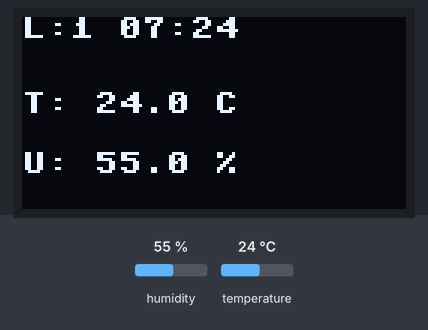
The program below on a simulated Raspberry Pi Pico running MicroPython. Parts: 128×64 one-colour display. The inputs (shaded band) are chosen by the test bench; at power-on: humidity 55 %, temperature 24 °C. WiFi joins after 1.5 s; the clock reads 2024-03-15 10:24:30 at power-on unless the program sets it; no MQTT or app messages arrive unless stated; what the program prints to the serial console is not drawn.

Above: at 4.5 s.

Measured:
- what the display in image 0 shows lasts 30.0 s, from 4.5 s to 34.5 s

The program:

Pico_W_Mato_Temperatura_Nuvem_local_ambos_3.py
```python
import network
import time
import machine
from umqtt.simple import MQTTClient
import ntptime
import binascii
from machine import Pin, I2C
import ssd1306
import dht

# ==================== Configuração de Periféricos ====================
try:
    i2c = I2C(0, scl=Pin(1), sda=Pin(0))
    oled = ssd1306.SSD1306_I2C(128, 64, i2c)
except Exception as e:
    print(f"Erro OLED: {e}")
    oled = None

sensor = dht.DHT22(Pin(2))
botao = Pin(3, Pin.IN, Pin.PULL_DOWN)

# ==================== Configurações Wi-Fi e MQTT ====================
SSID = "Eliete_2G"
PASSWORD = "senha01957"
MQTT_SERVER_NUVEM = "163.176.182.91"
MQTT_SERVER_LOCAL = "192.168.15.14"
TOPIC_PUB_NUVEM = b"Urbano_Temperatura"
TOPIC_PUB_LOCAL = b"Urbano_Temperatura_Local"
FUSO_HORARIO_SEGUNDOS = -3 * 3600

# ==================== Funções Auxiliares ====================
def show_oled_msg(text1, text2=""):
    if oled:
        oled.fill(0)
        oled.text(text1, 0, 0)
        oled.text(text2, 0, 20)
        oled.show()

def conecta_wifi():
    wlan = network.WLAN(network.STA_IF)
    wlan.active(True)
    mac_hex = binascii.hexlify(wlan.config('mac')).decode()
    hostname = "Pico W_" + mac_hex[-6:]
    wlan.config(hostname=hostname)

    wlan.connect(SSID, PASSWORD)
    show_oled_msg("Conectando Wi-Fi", hostname)

    for _ in range(30):
        if wlan.isconnected(): break
        time.sleep(1)

    if wlan.isconnected():
        try:
            ntptime.host = "a.ntp.br"
            ntptime.settime()
        except: pass
        return wlan, hostname
    return None, hostname

def conecta_mqtt(client_id, server, display_name):
    try:
        client = MQTTClient(client_id, server, user="icts", password="icts", keepalive=60)
        client.connect()
        print(f"MQTT {display_name} OK")
        return client
    except:
        return None

def obter_horario_utc3():
    t = time.localtime(time.time() + FUSO_HORARIO_SEGUNDOS)
    return "{:04}-{:02}-{:02} {:02}:{:02}:{:02}".format(*t[:6])

def atualizar_display_dados(leitura_num, temp, hum, horario):
    if oled:
        oled.fill(0)
        oled.text(f"L:{leitura_num} {horario[11:16]}", 0, 0)
        oled.text(f"T: {temp:.1f} C", 0, 25)
        oled.text(f"U: {hum:.1f} %", 0, 45)
        oled.show()

# ==================== Programa Principal ====================
leitura_numero = 0
wlan, hostname_placa = conecta_wifi()
client_nuvem = conecta_mqtt(hostname_placa, MQTT_SERVER_NUVEM, "Nuvem")
client_local = conecta_mqtt(hostname_placa, MQTT_SERVER_LOCAL, "Local")

while True:
    leitura_numero += 1

    try:
        # 1. Realiza a Medição
        time.sleep(2)
        sensor.measure()
        temp = sensor.temperature()
        hum = sensor.humidity()
        horario = obter_horario_utc3()

        # 2. Publicação MQTT
        msg = f"ID:{hostname_placa},L:{leitura_numero},H:{horario},T:{temp:.1f},U:{hum:.1f}"

        for client, server, topic in [(client_nuvem, MQTT_SERVER_NUVEM, TOPIC_PUB_NUVEM),
                                      (client_local, MQTT_SERVER_LOCAL, TOPIC_PUB_LOCAL)]:
            if client:
                try: client.publish(topic, msg.encode())
                except: pass

        print(f"L#{leitura_numero} enviada em {horario[11:19]}")

        # 3. Ciclo de Espera de 10 minutos (600 segundos)
        # O display mostra por 30s, apaga por 10s e repete.
        segundos_passados = 0
        while segundos_passados < 600:

            # Parte A: Mostrar dados por 30 segundos
            atualizar_display_dados(leitura_numero, temp, hum, horario)
            for _ in range(30):
                if segundos_passados >= 600: break
                time.sleep(1)
                segundos_passados += 1

            # Parte B: Limpar display por 10 segundos
            if oled:
                oled.fill(0)
                oled.show()
            for _ in range(10):
                if segundos_passados >= 600: break
                time.sleep(1)
                segundos_passados += 1

    except Exception as e:
        print(f"Erro no loop: {e}")
        time.sleep(5)
```
